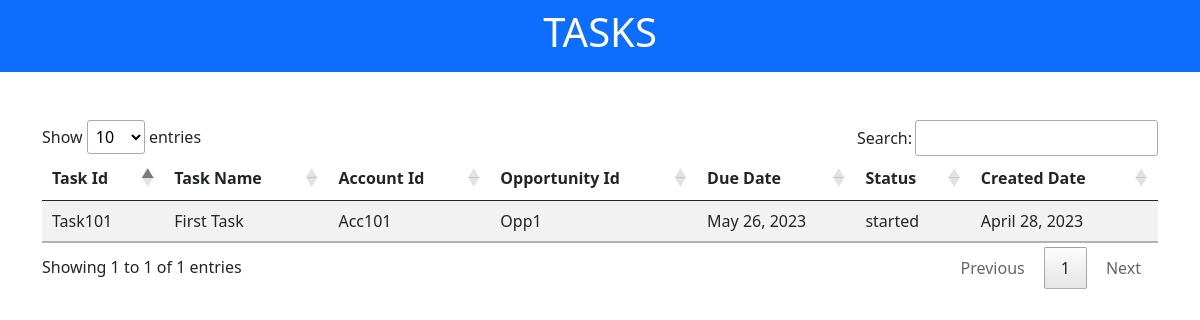
The app's page /TA001details with its own data.
### Tasks/models.py (models this page shows, shortened)
class TasksModel(models.Model):
    task_id = models.CharField(primary_key=True, max_length=255)
    task_name = models.CharField(max_length=255)
    account_id = models.ForeignKey(AccountsModel, on_delete=models.CASCADE)
    opportunity_id = models.ForeignKey(OpportunitiesModel, on_delete=models.CASCADE)
    due_date = models.DateField()
    status = models.CharField(max_length=255)
    created_date = models.DateField()
    class Meta:
        verbose_name_plural = 'Tasks'

### Accounts/models.py (models this page shows, shortened)
class AccountsModel(models.Model):
    account_id = models.CharField(primary_key=True,max_length=255)
    account_name = models.CharField(max_length=255)
    industry = models.CharField(max_length=255)
    website = models.CharField(max_length=255)
    phone_number = models.IntegerField(unique=True, validators=[RegexValidator(regex='^\d{10}$', message='Length has to be 10', code='Invalid number')])
    billing_address = models.CharField(max_length=255)
    shipping_address = models.CharField(max_length=255)
    class Meta:
        verbose_name_plural = 'Accounts'

### Opportunities/models.py (models this page shows, shortened)
class OpportunitiesModel(models.Model):
    opportunity_id = models.CharField(primary_key=True,max_length=255)
    opportunity_name = models.CharField(max_length=255)
    account_id = models.ForeignKey(AccountsModel, on_delete=models.CASCADE,null=True)
    lead_id = models.ForeignKey(Leads, on_delete=models.CASCADE,null=True)
    amount = models.FloatField()
    stage = models.CharField(max_length=255)
    expected_close_date = models.DateField()
    probability = models.CharField(max_length=255)
    created_date = models.DateField()
    class Meta:
        verbose_name_plural = 'Oppurtunity'

### Tasks/views.py (the view)
# urls.py: path('TA001details', views.task, name="taskdetails")
def task(request):
    tasks = TasksModel.objects.all()
    return render(request, "templates/tasks/tasks.html", {'tasks': tasks})

### templates/tasks/tasks.html (shortened to what this page needs)
{% load static %}
<!doctype html>
<html lang="en">
<head>
    <link href="{% static 'css/bootstrap.min.css' %}" rel="stylesheet"
>
    <link rel="stylesheet" href="{% static 'css/datatable.min.css' %}" />
</head>
<body>
<div class="container-fluid p-2 bg-primary text-white text-center">
    <h1>TASKS</h1>
</div>
<div class="container mt-5">
      <table id="table1" class="table table-striped">
         <thead>
        <tr>
            <th>Task Id</th>
            <th>Task Name</th>
            <th>Account Id</th>
            <th>Opportunity Id</th>
            <th>Due Date</th>
            <th>Status</th>
            <th>Created Date</th>
        </tr>
        </thead>
        <tbody>
        {% for x in tasks %}
            <tr>
                <td>{{ x.task_id }}</td>
                <td>{{ x.task_name }}</td>
                <td>{{ x.account_id.account_id }}</td>
                <td>{{ x.opportunity_id.opportunity_id }}</td>
                <td>{{ x.due_date }}</td>
                <td>{{ x.status }}</td>
                <td>{{ x.created_date }}</td>
            </tr>
        {% endfor %}
        </tbody>
    </table>
</div>
</body>
</html>

### records on screen
TasksModel: task_id "Task101", task_name "First Task", account_id.account_id "Acc101", opportunity_id.opportunity_id "Opp1", due_date "May 26, 2023", status "started", created_date "April 28, 2023"
